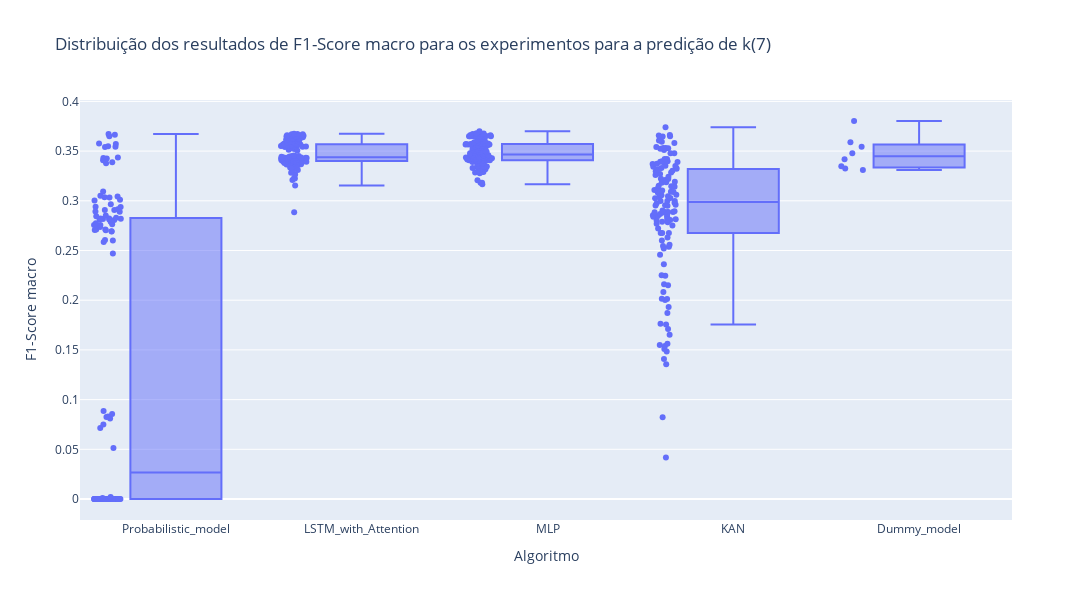
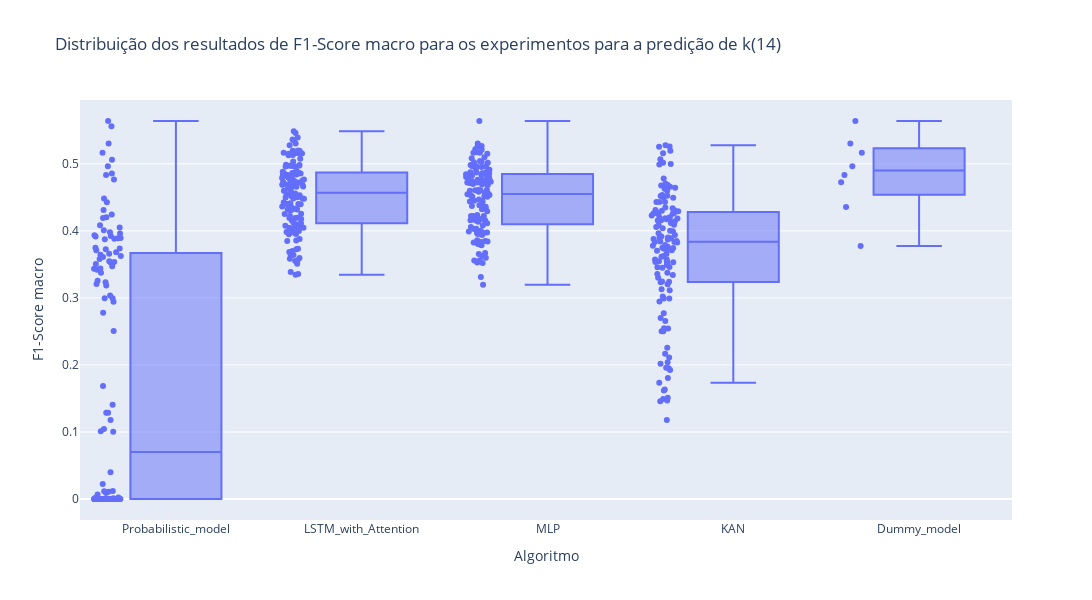
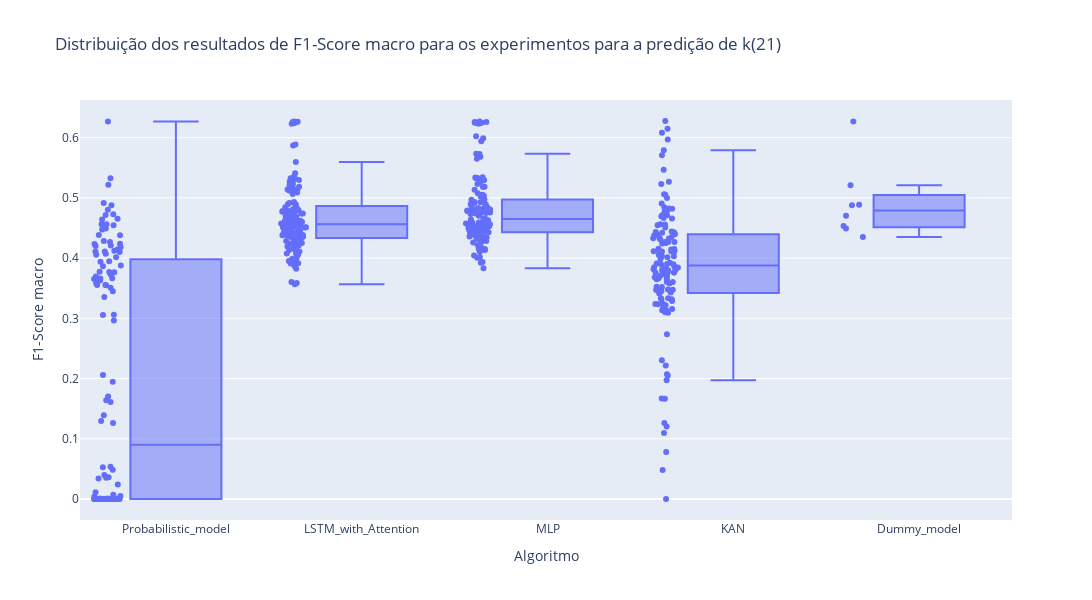

Notebook code for these charts, in order:
### Code cell
for label in macro_clf.label_col.unique():

    print(f"label: {label}")

    
    # if 'meta' in label: label_col = label.replace('meta', 'k')
    # if 'diff_close_mean_z_score' in label: label_col = label.replace('diff_close_mean_z_score', 'z')
    
    df_plt = macro_clf[(macro_clf.label_col == label)]
    
    fig = px.box(
        df_plt, 
        x="model", 
        y="f1-score", 
        points="all",
        title = f'Distribuição dos resultados de F1-Score macro para os experimentos para a predição de {label}'
        )
    
    
    # Atualizar títulos dos eixos e da legenda
    fig.update_layout(
        xaxis_title="Algoritmo",  # Substitua pelo nome desejado
        yaxis_title="F1-Score macro",# Substitua pelo nome desejado
        width=2700,  # Largura do gráfico
    height=600  # Altura do gráfico
    )
    
    fig.write_image(PATH_REPORTS + f"/images/box_plot_exp_dist_label={label}_clf.png")
    fig.show()

### Figure 1 — Plotly figure (JSON) as saved in the notebook; plotly's stock layout.template omitted (floating-point values rounded to 4 significant figures; data arrays with more than 128 entries replaced by an {"elided": "..."} marker saying what was removed)
{"data": [{"alignmentgroup": "True", "boxpoints": "all", "hovertemplate": "model=%{x}<br>f1-score=%{y}<extra></extra>", "legendgroup": "", "marker": {"color": "#636efa"}, "name": "", "notched": false, "offsetgroup": "", "orientation": "v", "showlegend": false, "type": "box", "x": {"elided": "520 str values"}, "x0": " ", "xaxis": "x", "y": {"elided": "520 float values"}, "y0": " ", "yaxis": "y"}], "layout": {"boxmode": "group", "height": 600, "legend": {"tracegroupgap": 0}, "title": {"text": "Distribuição dos resultados de F1-Score macro para os experimentos para a predição de k(7)"}, "width": 2700, "xaxis": {"anchor": "y", "domain": [0, 1], "title": {"text": "Algoritmo"}}, "yaxis": {"anchor": "x", "domain": [0, 1], "title": {"text": "F1-Score macro"}}}}

### Figure 2 — Plotly figure (JSON) as saved in the notebook; plotly's stock layout.template omitted (floating-point values rounded to 4 significant figures; data arrays with more than 128 entries replaced by an {"elided": "..."} marker saying what was removed)
{"data": [{"alignmentgroup": "True", "boxpoints": "all", "hovertemplate": "model=%{x}<br>f1-score=%{y}<extra></extra>", "legendgroup": "", "marker": {"color": "#636efa"}, "name": "", "notched": false, "offsetgroup": "", "orientation": "v", "showlegend": false, "type": "box", "x": {"elided": "520 str values"}, "x0": " ", "xaxis": "x", "y": {"elided": "520 float values"}, "y0": " ", "yaxis": "y"}], "layout": {"boxmode": "group", "height": 600, "legend": {"tracegroupgap": 0}, "title": {"text": "Distribuição dos resultados de F1-Score macro para os experimentos para a predição de k(14)"}, "width": 2700, "xaxis": {"anchor": "y", "domain": [0, 1], "title": {"text": "Algoritmo"}}, "yaxis": {"anchor": "x", "domain": [0, 1], "title": {"text": "F1-Score macro"}}}}

### Figure 3 — Plotly figure (JSON) as saved in the notebook; plotly's stock layout.template omitted (floating-point values rounded to 4 significant figures; data arrays with more than 128 entries replaced by an {"elided": "..."} marker saying what was removed)
{"data": [{"alignmentgroup": "True", "boxpoints": "all", "hovertemplate": "model=%{x}<br>f1-score=%{y}<extra></extra>", "legendgroup": "", "marker": {"color": "#636efa"}, "name": "", "notched": false, "offsetgroup": "", "orientation": "v", "showlegend": false, "type": "box", "x": {"elided": "520 str values"}, "x0": " ", "xaxis": "x", "y": {"elided": "520 float values"}, "y0": " ", "yaxis": "y"}], "layout": {"boxmode": "group", "height": 600, "legend": {"tracegroupgap": 0}, "title": {"text": "Distribuição dos resultados de F1-Score macro para os experimentos para a predição de k(21)"}, "width": 2700, "xaxis": {"anchor": "y", "domain": [0, 1], "title": {"text": "Algoritmo"}}, "yaxis": {"anchor": "x", "domain": [0, 1], "title": {"text": "F1-Score macro"}}}}
